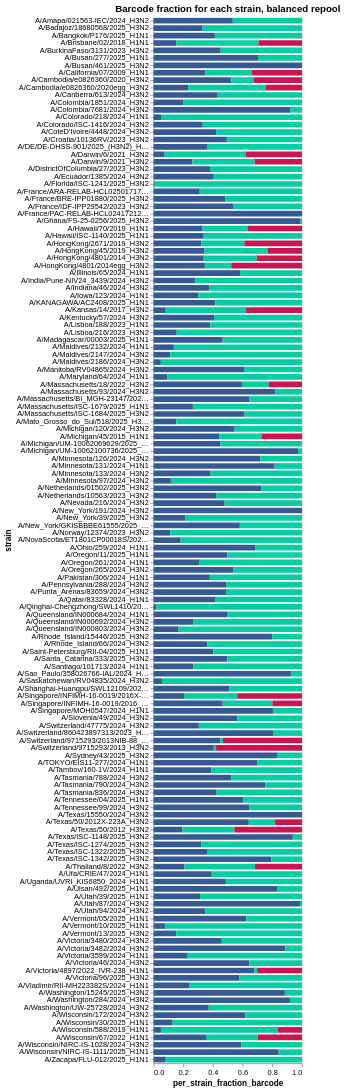

Here is the notebook cell this chart was saved with:
### Code cell
# Each barcode fraction across strains
all_barcode_counts = counts[['strain', 'barcode', 'count', 'well']].dropna()
single_well_all_barcode_counts = all_barcode_counts[all_barcode_counts['well'].isin(['A1','B1'])]

# Get tidy single well means
tidy_single_well = single_well_all_barcode_counts[['strain','barcode','count']].groupby(['strain', 'barcode']).mean().reset_index()
# Get sums for each strain
strain_sums_df = tidy_single_well.groupby('strain').sum().rename(columns = {'count': 'strain_count_sum'}).reset_index()
# Merge and calculate per strain the fraction represented by each barcode
tidy_single_well = tidy_single_well.merge(strain_sums_df[['strain', 'strain_count_sum']], 
                       on = ['strain'],
                       validate="many_to_one",
                      )
tidy_single_well['per_strain_fraction_barcode'] = tidy_single_well['count'] / tidy_single_well['strain_count_sum']
tidy_single_well['barcode_letter'] = tidy_single_well.groupby('strain').cumcount().apply(lambda x: string.ascii_uppercase[x])

# Plot as colored bar chart
bar_chart = alt.Chart(tidy_single_well).mark_bar(height={"band": 0.85}).encode(
    x = 'per_strain_fraction_barcode',
    y = 'strain',
    color=alt.Color('barcode_letter', legend=None).scale(range=color_palette),
    tooltip = ['strain', 'per_strain_fraction_barcode', 'barcode'],
).configure_axis(grid=False).properties(
        height = alt.Step(10),
        width = 200,
        title = "Barcode fraction for each strain, balanced repool")

bar_chart

### Figure 1 — Vega-Lite specification as saved in the notebook (floating-point values rounded to 4 significant figures; data arrays with more than 128 entries replaced by an {"elided": "..."} marker saying what was removed)
{"config": {"view": {"continuousWidth": 300, "continuousHeight": 300}, "axis": {"grid": false}}, "data": {"name": "data-6c9a24dfe809c273427fe29e1a91833e"}, "mark": {"type": "bar", "height": {"band": 0.85}}, "encoding": {"color": {"field": "barcode_letter", "legend": null, "scale": {"range": ["#345995", "#03cea4", "#ca1551", "#eac435"]}, "type": "nominal"}, "tooltip": [{"field": "strain", "type": "nominal"}, {"field": "per_strain_fraction_barcode", "type": "quantitative"}, {"field": "barcode", "type": "nominal"}], "x": {"field": "per_strain_fraction_barcode", "type": "quantitative"}, "y": {"field": "strain", "type": "nominal"}}, "height": {"step": 10}, "title": "Barcode fraction for each strain, balanced repool", "width": 200, "$schema": "https://vega.github.io/schema/vega-lite/v5.20.1.json", "datasets": {"data-6c9a24dfe809c273427fe29e1a91833e": {"elided": "322 records"}}}
